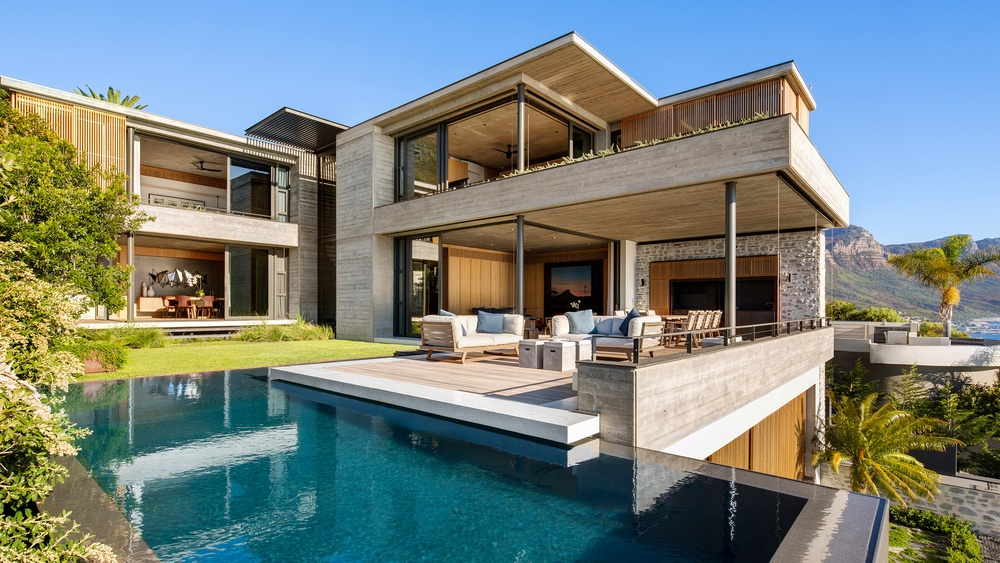
#> input picture Week1/Aditi_Kesari_250059_week1/task1/input_image.jpg, 1000 x 563 px, shrunk from 2364 x 1330 before the run, found by its file name
$ python edge_detection.py   (older library calls are emulated)
#> lines starting #> are read from the running program, lines starting #| are printed output that depends on the picture
import numpy as np
import cv2
import matplotlib.pyplot as plt
import os
def sobel_transform(image_path):
    img = cv2.imread(image_path, cv2.IMREAD_GRAYSCALE)
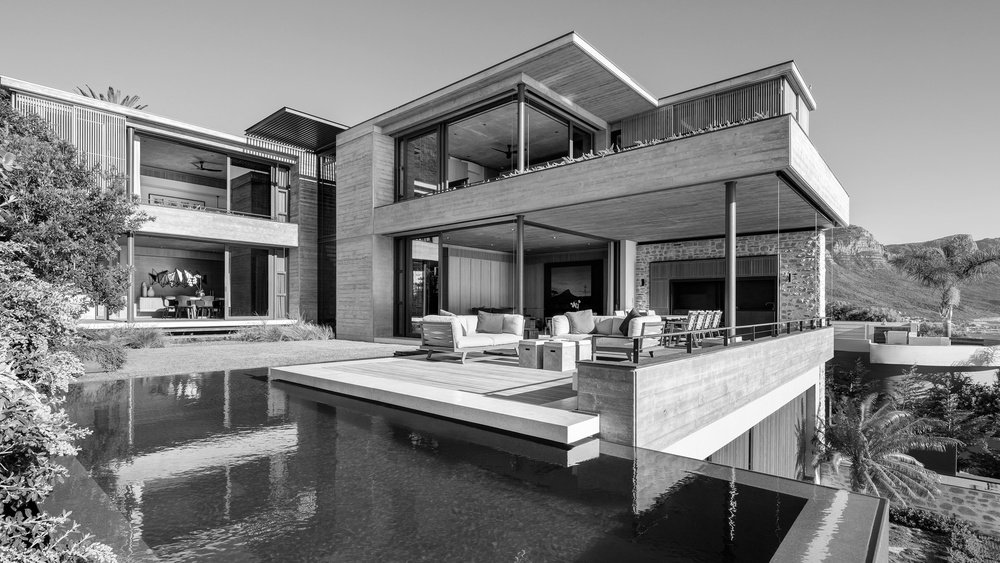
#> img: shape (563, 1000); min 0, max 255, mean 126.7
    if img is None:
        print(f"Error: Image not found at {image_path}")
        return None
    sobelx = cv2.Sobel(img, cv2.CV_64F, 1, 0, ksize=5)
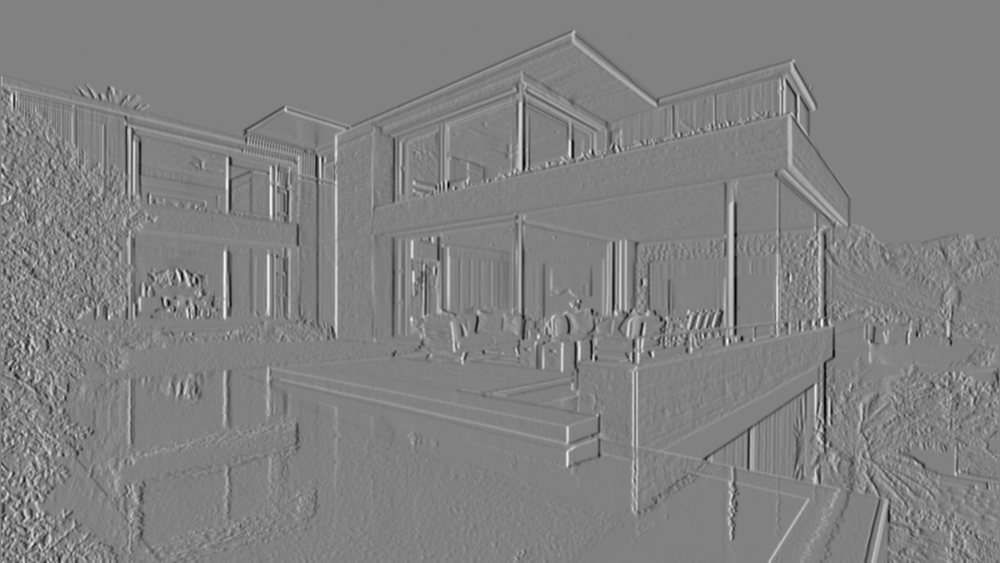
#> sobelx: shape (563, 1000) float64; min -9644, max 9336, mean -0.1; drawn with min black and max white
    sobely = cv2.Sobel(img, cv2.CV_64F, 0, 1, ksize=5)
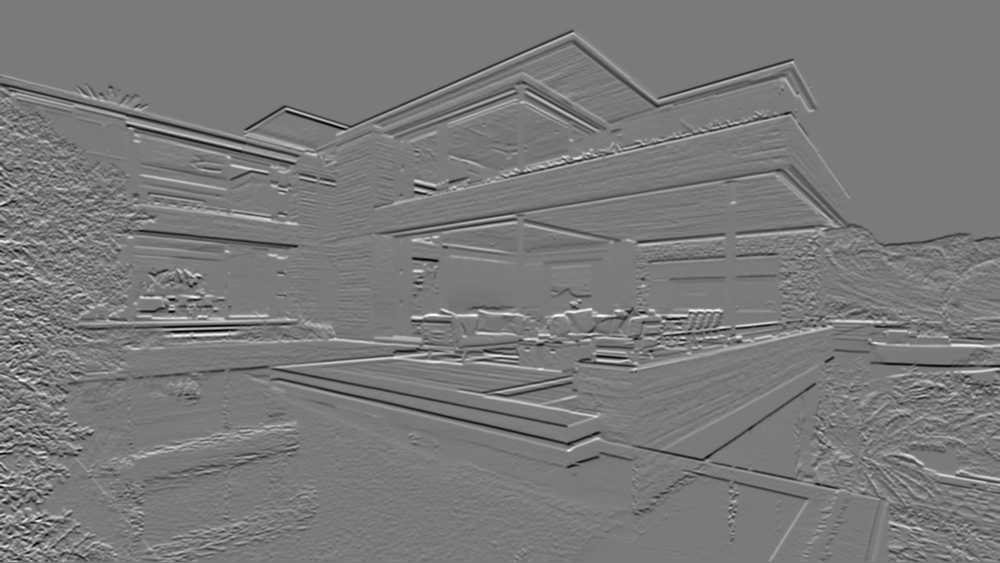
#> sobely: shape (563, 1000) float64; min -9044, max 9805, mean -16.7; drawn with min black and max white
    edge_strength = np.sqrt(np.square(sobelx) + np.square(sobely))
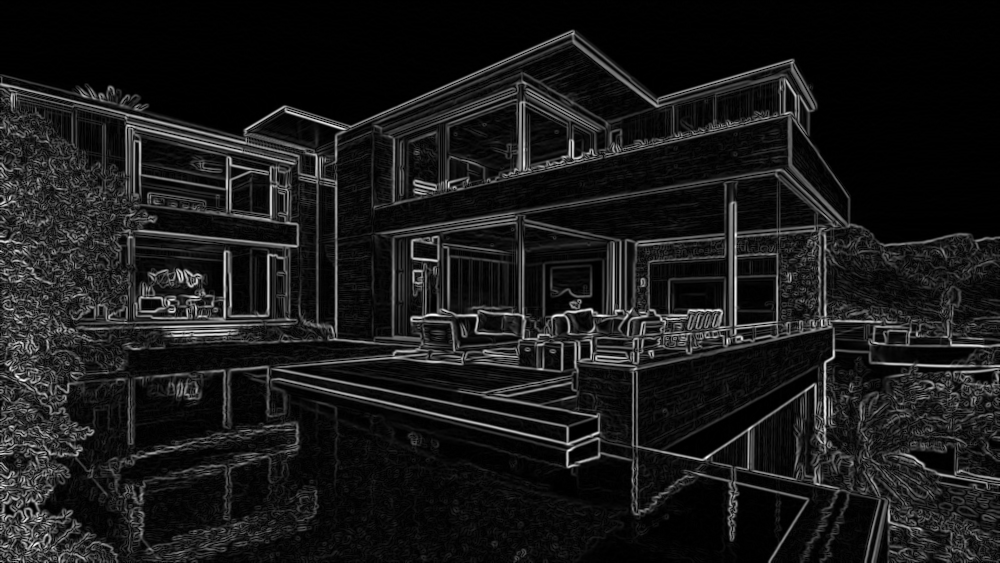
#> edge_strength: shape (563, 1000) float64; min 0, max 9975.1, mean 997.2; drawn with min black and max white
    edge_strength = cv2.normalize(edge_strength, None, 0, 255, cv2.NORM_MINMAX)
    edge_strength = edge_strength.astype(np.uint8)
    return edge_strength

def canny_edge(image_path):
    img = cv2.imread(image_path, cv2.IMREAD_GRAYSCALE)
    if img is None:
        print(f"Error: Image not found at {image_path}")
        return None
    blurred_image = cv2.GaussianBlur(img, (5, 5), 0)
    canny_image = cv2.Canny(blurred_image, 100, 200)
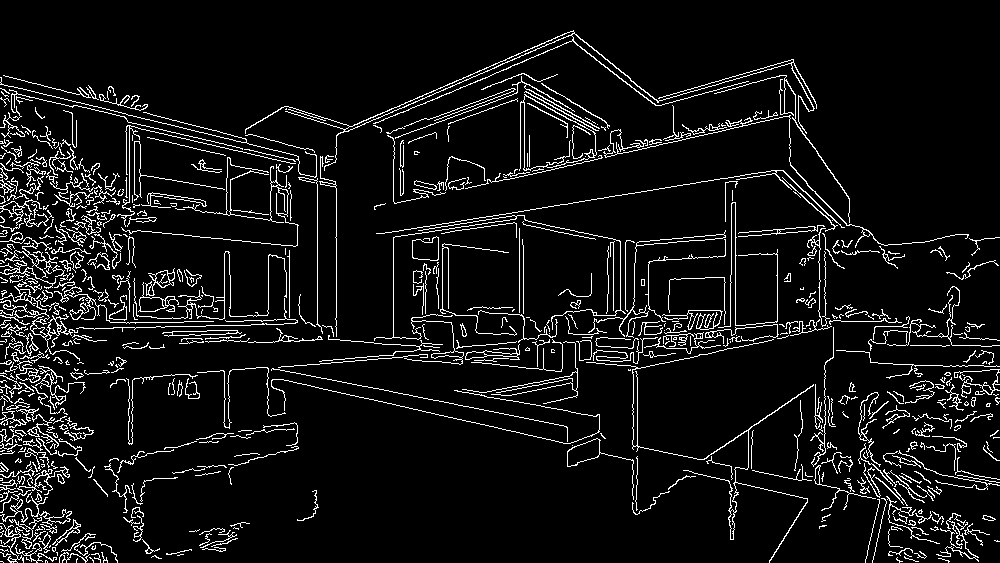
#> canny_image: shape (563, 1000); 7.3% white in thin lines or dots
    return canny_image

# 1. FIX THE PATHS: Ensure these point to actual image files (e.g., .jpg or .png)
image_file = "/home/aditi-kesari/IITM15.0-CV-Camp/Week1/Aditi_Kesari_250059_week1/task1/input_image.jpg"

sobel_1 = sobel_transform(image_file)
canny_1 = canny_edge(image_file)

# 2. SAFETY CHECK: Only plot if the images successfully loaded
if sobel_1 is not None and canny_1 is not None:
    plt.figure(figsize=(15,10))

    plt.subplot(1,2,1)
    plt.imshow(sobel_1, cmap='gray')
    plt.title("Sobel Transform")

    plt.subplot(1,2,2)
    plt.imshow(canny_1, cmap='gray')
    plt.title("Canny Edge Detection")

    out_dir = "./output"
    os.makedirs(out_dir, exist_ok=True)
    idx = 0
    # 3. Save the file inside the newly confirmed directory
    out_filename = f"{out_dir}/sample_{idx+1}_result.png"
    plt.savefig(out_filename)
    plt.close()
    print(f"Saved: {out_filename}")
else:
    print("Plotting skipped because the image could not be loaded. Please check your file paths.")
